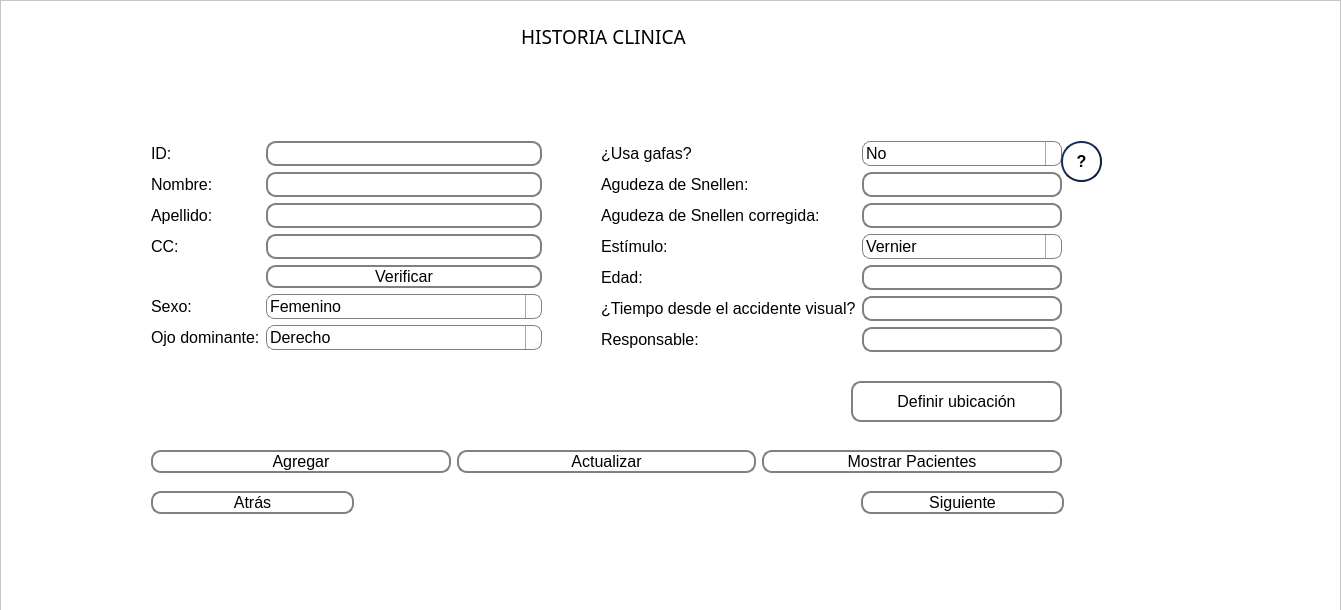
<?xml version="1.0" encoding="UTF-8"?>
<ui version="4.0">
 <class>Dialog</class>
 <widget class="QDialog" name="Dialog">
  <property name="geometry">
   <rect>
    <x>0</x>
    <y>0</y>
    <width>1341</width>
    <height>610</height>
   </rect>
  </property>
  <property name="windowTitle">
   <string>Dialog</string>
  </property>
  <widget class="QScrollArea" name="scrollArea">
   <property name="enabled">
    <bool>true</bool>
   </property>
   <property name="geometry">
    <rect>
     <x>0</x>
     <y>0</y>
     <width>1341</width>
     <height>611</height>
    </rect>
   </property>
   <property name="palette">
    <palette>
     <active>
      <colorrole role="Base">
       <brush brushstyle="SolidPattern">
        <color alpha="255">
         <red>255</red>
         <green>255</green>
         <blue>255</blue>
        </color>
       </brush>
      </colorrole>
      <colorrole role="Window">
       <brush brushstyle="SolidPattern">
        <color alpha="255">
         <red>255</red>
         <green>255</green>
         <blue>255</blue>
        </color>
       </brush>
      </colorrole>
     </active>
     <inactive>
      <colorrole role="Base">
       <brush brushstyle="SolidPattern">
        <color alpha="255">
         <red>255</red>
         <green>255</green>
         <blue>255</blue>
        </color>
       </brush>
      </colorrole>
      <colorrole role="Window">
       <brush brushstyle="SolidPattern">
        <color alpha="255">
         <red>255</red>
         <green>255</green>
         <blue>255</blue>
        </color>
       </brush>
      </colorrole>
     </inactive>
     <disabled>
      <colorrole role="Base">
       <brush brushstyle="SolidPattern">
        <color alpha="255">
         <red>255</red>
         <green>255</green>
         <blue>255</blue>
        </color>
       </brush>
      </colorrole>
      <colorrole role="Window">
       <brush brushstyle="SolidPattern">
        <color alpha="255">
         <red>255</red>
         <green>255</green>
         <blue>255</blue>
        </color>
       </brush>
      </colorrole>
     </disabled>
    </palette>
   </property>
   <property name="widgetResizable">
    <bool>true</bool>
   </property>
   <widget class="QWidget" name="scrollAreaWidgetContents">
    <property name="geometry">
     <rect>
      <x>0</x>
      <y>0</y>
      <width>1339</width>
      <height>609</height>
     </rect>
    </property>
    <widget class="QWidget" name="formLayoutWidget">
     <property name="geometry">
      <rect>
       <x>150</x>
       <y>140</y>
       <width>391</width>
       <height>211</height>
      </rect>
     </property>
     <layout class="QFormLayout" name="formLayout_2">
      <item row="0" column="0">
       <widget class="QLabel" name="label">
        <property name="font">
         <font>
          <pointsize>12</pointsize>
         </font>
        </property>
        <property name="text">
         <string>ID: </string>
        </property>
       </widget>
      </item>
      <item row="0" column="1">
       <widget class="QLineEdit" name="d">
        <property name="font">
         <font>
          <pointsize>12</pointsize>
         </font>
        </property>
        <property name="toolTip">
         <string>&lt;html&gt;&lt;head/&gt;&lt;body&gt;&lt;p&gt;ID del sistema para identificar un sujeto. Inicie con la letra V.&lt;/p&gt;&lt;/body&gt;&lt;/html&gt;</string>
        </property>
        <property name="styleSheet">
         <string notr="true">QLineEdit {
    border: 2px solid gray;
    border-radius: 10px;
    padding: 0 8px;
    background: rgb(255, 255, 255);
    selection-background-color: darkgray;
}
</string>
        </property>
       </widget>
      </item>
      <item row="1" column="0">
       <widget class="QLabel" name="label_2">
        <property name="font">
         <font>
          <pointsize>12</pointsize>
         </font>
        </property>
        <property name="text">
         <string>Nombre:</string>
        </property>
       </widget>
      </item>
      <item row="1" column="1">
       <widget class="QLineEdit" name="nombre">
        <property name="font">
         <font>
          <pointsize>12</pointsize>
         </font>
        </property>
        <property name="toolTip">
         <string>&lt;html&gt;&lt;head/&gt;&lt;body&gt;&lt;p&gt;Nombre del sujeto.&lt;/p&gt;&lt;/body&gt;&lt;/html&gt;</string>
        </property>
        <property name="styleSheet">
         <string notr="true">QLineEdit {
    border: 2px solid gray;
    border-radius: 10px;
    padding: 0 8px;
    background: rgb(255, 255, 255);
    selection-background-color: darkgray;
}
</string>
        </property>
       </widget>
      </item>
      <item row="2" column="0">
       <widget class="QLabel" name="label_4">
        <property name="font">
         <font>
          <pointsize>12</pointsize>
         </font>
        </property>
        <property name="text">
         <string>Apellido:</string>
        </property>
       </widget>
      </item>
      <item row="2" column="1">
       <widget class="QLineEdit" name="apellidos">
        <property name="font">
         <font>
          <pointsize>12</pointsize>
         </font>
        </property>
        <property name="toolTip">
         <string>&lt;html&gt;&lt;head/&gt;&lt;body&gt;&lt;p&gt;Apellido del sujeto.&lt;/p&gt;&lt;/body&gt;&lt;/html&gt;</string>
        </property>
        <property name="styleSheet">
         <string notr="true">QLineEdit {
    border: 2px solid gray;
    border-radius: 10px;
    padding: 0 8px;
    background: rgb(255, 255, 255);
    selection-background-color: darkgray;
}
</string>
        </property>
       </widget>
      </item>
      <item row="3" column="0">
       <widget class="QLabel" name="label_3">
        <property name="font">
         <font>
          <pointsize>12</pointsize>
         </font>
        </property>
        <property name="text">
         <string>CC:</string>
        </property>
       </widget>
      </item>
      <item row="3" column="1">
       <widget class="QLineEdit" name="cc">
        <property name="font">
         <font>
          <pointsize>12</pointsize>
         </font>
        </property>
        <property name="toolTip">
         <string>&lt;html&gt;&lt;head/&gt;&lt;body&gt;&lt;p&gt;Cédula del sujeto.&lt;/p&gt;&lt;/body&gt;&lt;/html&gt;</string>
        </property>
        <property name="styleSheet">
         <string notr="true">QLineEdit {
    border: 2px solid gray;
    border-radius: 10px;
    padding: 0 8px;
    background: rgb(255, 255, 255);
    selection-background-color: darkgray;
}
</string>
        </property>
       </widget>
      </item>
      <item row="5" column="0">
       <widget class="QLabel" name="label_5">
        <property name="font">
         <font>
          <pointsize>12</pointsize>
         </font>
        </property>
        <property name="text">
         <string>Sexo:</string>
        </property>
       </widget>
      </item>
      <item row="5" column="1">
       <widget class="QComboBox" name="sexo">
        <property name="font">
         <font>
          <pointsize>12</pointsize>
         </font>
        </property>
        <property name="styleSheet">
         <string notr="true">QComboBox {
    border: 1px solid gray;
    border-radius: 8px;
    padding: 1px 18px 1px 3px;
    min-width: 6em;
}

QComboBox:editable {
    background: white;
}

QComboBox:!editable, QComboBox::drop-down:editable {
     background: qlineargradient(x1: 0, y1: 0, x2: 0, y2: 1,
                                 stop: 0 #E1E1E1, stop: 0.4 #DDDDDD,
                                 stop: 0.5 #D8D8D8, stop: 1.0 #D3D3D3);
}

/* QComboBox gets the &quot;on&quot; state when the popup is open */
QComboBox:!editable:on, QComboBox::drop-down:editable:on {
    background: qlineargradient(x1: 0, y1: 0, x2: 0, y2: 1,
                                stop: 0 #D3D3D3, stop: 0.4 #D8D8D8,
                                stop: 0.5 #DDDDDD, stop: 1.0 #E1E1E1);
}

QComboBox:on { /* shift the text when the popup opens */
    padding-top: 3px;
    padding-left: 4px;
}

QComboBox::drop-down {
    subcontrol-origin: padding;
    subcontrol-position: top right;
    width: 15px;

    border-left-width: 1px;
    border-left-color: darkgray;
    border-left-style: solid;
    border-top-right-radius: 3px; 
    border-bottom-right-radius: 3px;
}


QComboBox::down-arrow:on { /* shift the arrow when popup is open */
    top: 1px;
    left: 1px;
}

QComboBox QAbstractItemView {
    border: 2px solid  darkgray;
    selection-background-color: rgb(126, 126, 126);
}


</string>
        </property>
        <item>
         <property name="text">
          <string>Femenino</string>
         </property>
        </item>
        <item>
         <property name="text">
          <string>Masculino</string>
         </property>
        </item>
       </widget>
      </item>
      <item row="6" column="0">
       <widget class="QLabel" name="label_8">
        <property name="font">
         <font>
          <pointsize>12</pointsize>
         </font>
        </property>
        <property name="text">
         <string>Ojo dominante:</string>
        </property>
       </widget>
      </item>
      <item row="6" column="1">
       <widget class="QComboBox" name="dominante">
        <property name="font">
         <font>
          <pointsize>12</pointsize>
         </font>
        </property>
        <property name="styleSheet">
         <string notr="true">QComboBox {
    border: 1px solid gray;
    border-radius: 8px;
    padding: 1px 18px 1px 3px;
    min-width: 6em;
}

QComboBox:editable {
    background: white;
}

QComboBox:!editable, QComboBox::drop-down:editable {
     background: qlineargradient(x1: 0, y1: 0, x2: 0, y2: 1,
                                 stop: 0 #E1E1E1, stop: 0.4 #DDDDDD,
                                 stop: 0.5 #D8D8D8, stop: 1.0 #D3D3D3);
}

/* QComboBox gets the &quot;on&quot; state when the popup is open */
QComboBox:!editable:on, QComboBox::drop-down:editable:on {
    background: qlineargradient(x1: 0, y1: 0, x2: 0, y2: 1,
                                stop: 0 #D3D3D3, stop: 0.4 #D8D8D8,
                                stop: 0.5 #DDDDDD, stop: 1.0 #E1E1E1);
}

QComboBox:on { /* shift the text when the popup opens */
    padding-top: 3px;
    padding-left: 4px;
}

QComboBox::drop-down {
    subcontrol-origin: padding;
    subcontrol-position: top right;
    width: 15px;

    border-left-width: 1px;
    border-left-color: darkgray;
    border-left-style: solid;
    border-top-right-radius: 3px; 
    border-bottom-right-radius: 3px;
}


QComboBox::down-arrow:on { /* shift the arrow when popup is open */
    top: 1px;
    left: 1px;
}

QComboBox QAbstractItemView {
    border: 2px solid  darkgray;
    selection-background-color: rgb(126, 126, 126);
}


</string>
        </property>
        <item>
         <property name="text">
          <string>Derecho</string>
         </property>
        </item>
        <item>
         <property name="text">
          <string>Izquierdo</string>
         </property>
        </item>
       </widget>
      </item>
      <item row="4" column="1">
       <widget class="QPushButton" name="btn_search">
        <property name="minimumSize">
         <size>
          <width>203</width>
          <height>23</height>
         </size>
        </property>
        <property name="font">
         <font>
          <pointsize>12</pointsize>
         </font>
        </property>
        <property name="toolTip">
         <string>&lt;html&gt;&lt;head/&gt;&lt;body&gt;&lt;p&gt;Verifique si el sujeto ya ha sido registrado.&lt;/p&gt;&lt;/body&gt;&lt;/html&gt;</string>
        </property>
        <property name="styleSheet">
         <string notr="true">QPushButton {
    border: 2px solid gray;
    border-radius: 10px;
    padding: 0 8px;
    background: rgb(255, 255, 255);
    selection-background-color: darkgray;
    }

QPushButton:hover {
    border: 2px solid gray;
    border-radius: 10px;
    padding: 0 8px;
    background: rgb(222, 222, 222);
    selection-background-color: darkgray;
    }

QPushButton:pressed {
    border: 2px solid gray;
    border-radius: 10px;
    padding: 0 8px;
    background:rgb(176, 176, 176);
    selection-background-color: darkgray;
    }
</string>
        </property>
        <property name="text">
         <string>Verificar</string>
        </property>
       </widget>
      </item>
     </layout>
    </widget>
    <widget class="QWidget" name="layoutWidget_2">
     <property name="geometry">
      <rect>
       <x>600</x>
       <y>140</y>
       <width>461</width>
       <height>213</height>
      </rect>
     </property>
     <layout class="QFormLayout" name="formLayout_3">
      <item row="0" column="0">
       <widget class="QLabel" name="patientGlasses">
        <property name="font">
         <font>
          <pointsize>12</pointsize>
         </font>
        </property>
        <property name="text">
         <string>¿Usa gafas?</string>
        </property>
       </widget>
      </item>
      <item row="1" column="0">
       <widget class="QLabel" name="snellenPatient">
        <property name="font">
         <font>
          <pointsize>12</pointsize>
         </font>
        </property>
        <property name="text">
         <string>Agudeza de Snellen:</string>
        </property>
       </widget>
      </item>
      <item row="1" column="1">
       <widget class="QLineEdit" name="snellen">
        <property name="font">
         <font>
          <pointsize>12</pointsize>
         </font>
        </property>
        <property name="toolTip">
         <string>&lt;html&gt;&lt;head/&gt;&lt;body&gt;&lt;p&gt;Nivel de agudeza de la ultima valoración médica. Sin gafas.&lt;/p&gt;&lt;/body&gt;&lt;/html&gt;</string>
        </property>
        <property name="styleSheet">
         <string notr="true">QLineEdit {
    border: 2px solid gray;
    border-radius: 10px;
    padding: 0 8px;
    background: rgb(255, 255, 255);
    selection-background-color: darkgray;
}
</string>
        </property>
        <property name="text">
         <string/>
        </property>
       </widget>
      </item>
      <item row="2" column="0">
       <widget class="QLabel" name="correctedVA">
        <property name="font">
         <font>
          <pointsize>12</pointsize>
         </font>
        </property>
        <property name="text">
         <string>Agudeza de Snellen corregida:</string>
        </property>
       </widget>
      </item>
      <item row="2" column="1">
       <widget class="QLineEdit" name="correction">
        <property name="font">
         <font>
          <pointsize>12</pointsize>
         </font>
        </property>
        <property name="toolTip">
         <string>&lt;html&gt;&lt;head/&gt;&lt;body&gt;&lt;p&gt;Si usa gafas, ¿cúal es el valor de agudeza con gafas?&lt;/p&gt;&lt;/body&gt;&lt;/html&gt;</string>
        </property>
        <property name="styleSheet">
         <string notr="true">QLineEdit {
    border: 2px solid gray;
    border-radius: 10px;
    padding: 0 8px;
    background: rgb(255, 255, 255);
    selection-background-color: darkgray;
}
</string>
        </property>
       </widget>
      </item>
      <item row="3" column="0">
       <widget class="QLabel" name="stimulusPatient">
        <property name="font">
         <font>
          <pointsize>12</pointsize>
         </font>
        </property>
        <property name="text">
         <string>Estímulo:</string>
        </property>
       </widget>
      </item>
      <item row="4" column="0">
       <widget class="QLabel" name="eyePatient">
        <property name="font">
         <font>
          <pointsize>12</pointsize>
         </font>
        </property>
        <property name="text">
         <string>Edad:</string>
        </property>
       </widget>
      </item>
      <item row="4" column="1">
       <widget class="QLineEdit" name="edad">
        <property name="font">
         <font>
          <pointsize>12</pointsize>
         </font>
        </property>
        <property name="toolTip">
         <string>&lt;html&gt;&lt;head/&gt;&lt;body&gt;&lt;p&gt;Edad actual del sujeto.&lt;/p&gt;&lt;/body&gt;&lt;/html&gt;</string>
        </property>
        <property name="styleSheet">
         <string notr="true">QLineEdit {
    border: 2px solid gray;
    border-radius: 10px;
    padding: 0 8px;
    background: rgb(255, 255, 255);
    selection-background-color: darkgray;
}
</string>
        </property>
       </widget>
      </item>
      <item row="5" column="0">
       <widget class="QLabel" name="timePatient">
        <property name="font">
         <font>
          <pointsize>12</pointsize>
         </font>
        </property>
        <property name="text">
         <string>¿Tiempo desde el accidente visual?</string>
        </property>
       </widget>
      </item>
      <item row="5" column="1">
       <widget class="QLineEdit" name="time">
        <property name="font">
         <font>
          <pointsize>12</pointsize>
         </font>
        </property>
        <property name="toolTip">
         <string>&lt;html&gt;&lt;head/&gt;&lt;body&gt;&lt;p&gt;¿Hace cuanto sufrio el daño visual?&lt;/p&gt;&lt;p&gt;&lt;br/&gt;&lt;/p&gt;&lt;/body&gt;&lt;/html&gt;</string>
        </property>
        <property name="styleSheet">
         <string notr="true">QLineEdit {
    border: 2px solid gray;
    border-radius: 10px;
    padding: 0 8px;
    background: rgb(255, 255, 255);
    selection-background-color: darkgray;
}
</string>
        </property>
       </widget>
      </item>
      <item row="6" column="0">
       <widget class="QLabel" name="timePatient_2">
        <property name="font">
         <font>
          <pointsize>12</pointsize>
         </font>
        </property>
        <property name="text">
         <string>Responsable:</string>
        </property>
       </widget>
      </item>
      <item row="6" column="1">
       <widget class="QLineEdit" name="rp">
        <property name="font">
         <font>
          <pointsize>12</pointsize>
         </font>
        </property>
        <property name="toolTip">
         <string>&lt;html&gt;&lt;head/&gt;&lt;body&gt;&lt;p&gt;Quien realiza el registro.&lt;/p&gt;&lt;/body&gt;&lt;/html&gt;</string>
        </property>
        <property name="styleSheet">
         <string notr="true">QLineEdit {
    border: 2px solid gray;
    border-radius: 10px;
    padding: 0 8px;
    background: rgb(255, 255, 255);
    selection-background-color: darkgray;
}
</string>
        </property>
       </widget>
      </item>
      <item row="3" column="1">
       <widget class="QComboBox" name="stimulus">
        <property name="font">
         <font>
          <pointsize>12</pointsize>
         </font>
        </property>
        <property name="toolTip">
         <string>&lt;html&gt;&lt;head/&gt;&lt;body&gt;&lt;p&gt;Estímulo de agudeza visual.&lt;/p&gt;&lt;/body&gt;&lt;/html&gt;</string>
        </property>
        <property name="styleSheet">
         <string notr="true">QComboBox {
    border: 1px solid gray;
    border-radius: 8px;
    padding: 1px 18px 1px 3px;
    min-width: 6em;
}

QComboBox:editable {
    background: white;
}

QComboBox:!editable, QComboBox::drop-down:editable {
     background: qlineargradient(x1: 0, y1: 0, x2: 0, y2: 1,
                                 stop: 0 #E1E1E1, stop: 0.4 #DDDDDD,
                                 stop: 0.5 #D8D8D8, stop: 1.0 #D3D3D3);
}

/* QComboBox gets the &quot;on&quot; state when the popup is open */
QComboBox:!editable:on, QComboBox::drop-down:editable:on {
    background: qlineargradient(x1: 0, y1: 0, x2: 0, y2: 1,
                                stop: 0 #D3D3D3, stop: 0.4 #D8D8D8,
                                stop: 0.5 #DDDDDD, stop: 1.0 #E1E1E1);
}

QComboBox:on { /* shift the text when the popup opens */
    padding-top: 3px;
    padding-left: 4px;
}

QComboBox::drop-down {
    subcontrol-origin: padding;
    subcontrol-position: top right;
    width: 15px;

    border-left-width: 1px;
    border-left-color: darkgray;
    border-left-style: solid;
    border-top-right-radius: 3px; 
    border-bottom-right-radius: 3px;
}


QComboBox::down-arrow:on { /* shift the arrow when popup is open */
    top: 1px;
    left: 1px;
}

QComboBox QAbstractItemView {
    border: 2px solid  darkgray;
    selection-background-color: rgb(126, 126, 126);
}


</string>
        </property>
        <item>
         <property name="text">
          <string>Vernier</string>
         </property>
        </item>
       </widget>
      </item>
      <item row="0" column="1">
       <widget class="QComboBox" name="glasses">
        <property name="font">
         <font>
          <pointsize>12</pointsize>
         </font>
        </property>
        <property name="styleSheet">
         <string notr="true">QComboBox {
    border: 1px solid gray;
    border-radius: 8px;
    padding: 1px 18px 1px 3px;
    min-width: 6em;
}

QComboBox:editable {
    background: white;
}

QComboBox:!editable, QComboBox::drop-down:editable {
     background: qlineargradient(x1: 0, y1: 0, x2: 0, y2: 1,
                                 stop: 0 #E1E1E1, stop: 0.4 #DDDDDD,
                                 stop: 0.5 #D8D8D8, stop: 1.0 #D3D3D3);
}

/* QComboBox gets the &quot;on&quot; state when the popup is open */
QComboBox:!editable:on, QComboBox::drop-down:editable:on {
    background: qlineargradient(x1: 0, y1: 0, x2: 0, y2: 1,
                                stop: 0 #D3D3D3, stop: 0.4 #D8D8D8,
                                stop: 0.5 #DDDDDD, stop: 1.0 #E1E1E1);
}

QComboBox:on { /* shift the text when the popup opens */
    padding-top: 3px;
    padding-left: 4px;
}

QComboBox::drop-down {
    subcontrol-origin: padding;
    subcontrol-position: top right;
    width: 15px;

    border-left-width: 1px;
    border-left-color: darkgray;
    border-left-style: solid;
    border-top-right-radius: 3px; 
    border-bottom-right-radius: 3px;
}


QComboBox::down-arrow:on { /* shift the arrow when popup is open */
    top: 1px;
    left: 1px;
}

QComboBox QAbstractItemView {
    border: 2px solid  darkgray;
    selection-background-color: rgb(126, 126, 126);
}


</string>
        </property>
        <item>
         <property name="text">
          <string>No</string>
         </property>
        </item>
        <item>
         <property name="text">
          <string>Si</string>
         </property>
        </item>
       </widget>
      </item>
     </layout>
    </widget>
    <widget class="QLabel" name="logo">
     <property name="geometry">
      <rect>
       <x>1160</x>
       <y>0</y>
       <width>161</width>
       <height>111</height>
      </rect>
     </property>
     <property name="text">
      <string/>
     </property>
    </widget>
    <widget class="QPushButton" name="back">
     <property name="geometry">
      <rect>
       <x>150</x>
       <y>490</y>
       <width>203</width>
       <height>23</height>
      </rect>
     </property>
     <property name="font">
      <font>
       <pointsize>12</pointsize>
      </font>
     </property>
     <property name="toolTip">
      <string>&lt;html&gt;&lt;head/&gt;&lt;body&gt;&lt;p&gt;Volver a la vista anterior.&lt;/p&gt;&lt;/body&gt;&lt;/html&gt;</string>
     </property>
     <property name="styleSheet">
      <string notr="true">QPushButton {
    border: 2px solid gray;
    border-radius: 10px;
    padding: 0 8px;
    background: rgb(255, 255, 255);
    selection-background-color: darkgray;
    }

QPushButton:hover {
    border: 2px solid gray;
    border-radius: 10px;
    padding: 0 8px;
    background: rgb(222, 222, 222);
    selection-background-color: darkgray;
    }

QPushButton:pressed {
    border: 2px solid gray;
    border-radius: 10px;
    padding: 0 8px;
    background:rgb(176, 176, 176);
    selection-background-color: darkgray;
    }
</string>
     </property>
     <property name="text">
      <string>Atrás</string>
     </property>
    </widget>
    <widget class="QWidget" name="horizontalLayoutWidget">
     <property name="geometry">
      <rect>
       <x>150</x>
       <y>440</y>
       <width>911</width>
       <height>41</height>
      </rect>
     </property>
     <layout class="QHBoxLayout" name="horizontalLayout">
      <item>
       <widget class="QPushButton" name="btn_add">
        <property name="minimumSize">
         <size>
          <width>261</width>
          <height>21</height>
         </size>
        </property>
        <property name="font">
         <font>
          <pointsize>12</pointsize>
         </font>
        </property>
        <property name="toolTip">
         <string>&lt;html&gt;&lt;head/&gt;&lt;body&gt;&lt;p&gt;Agregar un nuevo sujeto a la base de datos.&lt;/p&gt;&lt;/body&gt;&lt;/html&gt;</string>
        </property>
        <property name="styleSheet">
         <string notr="true">QPushButton {
    border: 2px solid gray;
    border-radius: 10px;
    padding: 0 8px;
    background: rgb(255, 255, 255);
    selection-background-color: darkgray;
    }

QPushButton:hover {
    border: 2px solid gray;
    border-radius: 10px;
    padding: 0 8px;
    background: rgb(222, 222, 222);
    selection-background-color: darkgray;
    }

QPushButton:pressed {
    border: 2px solid gray;
    border-radius: 10px;
    padding: 0 8px;
    background:rgb(176, 176, 176);
    selection-background-color: darkgray;
    }
</string>
        </property>
        <property name="text">
         <string>Agregar</string>
        </property>
       </widget>
      </item>
      <item>
       <widget class="QPushButton" name="btn_update">
        <property name="minimumSize">
         <size>
          <width>261</width>
          <height>21</height>
         </size>
        </property>
        <property name="font">
         <font>
          <pointsize>12</pointsize>
         </font>
        </property>
        <property name="toolTip">
         <string>&lt;html&gt;&lt;head/&gt;&lt;body&gt;&lt;p&gt;Cambiar datos de un sujeto que ya se encuentra en la base de datos.&lt;/p&gt;&lt;/body&gt;&lt;/html&gt;</string>
        </property>
        <property name="styleSheet">
         <string notr="true">QPushButton {
    border: 2px solid gray;
    border-radius: 10px;
    padding: 0 8px;
    background: rgb(255, 255, 255);
    selection-background-color: darkgray;
    }

QPushButton:hover {
    border: 2px solid gray;
    border-radius: 10px;
    padding: 0 8px;
    background: rgb(222, 222, 222);
    selection-background-color: darkgray;
    }

QPushButton:pressed {
    border: 2px solid gray;
    border-radius: 10px;
    padding: 0 8px;
    background:rgb(176, 176, 176);
    selection-background-color: darkgray;
    }
</string>
        </property>
        <property name="text">
         <string>Actualizar</string>
        </property>
       </widget>
      </item>
      <item>
       <widget class="QPushButton" name="btn_show">
        <property name="minimumSize">
         <size>
          <width>191</width>
          <height>23</height>
         </size>
        </property>
        <property name="font">
         <font>
          <pointsize>12</pointsize>
         </font>
        </property>
        <property name="toolTip">
         <string>&lt;html&gt;&lt;head/&gt;&lt;body&gt;&lt;p&gt;Entrar a la base de datos de los sujetos.&lt;/p&gt;&lt;/body&gt;&lt;/html&gt;</string>
        </property>
        <property name="styleSheet">
         <string notr="true">QPushButton {
    border: 2px solid gray;
    border-radius: 10px;
    padding: 0 8px;
    background: rgb(255, 255, 255);
    selection-background-color: darkgray;
    }

QPushButton:hover {
    border: 2px solid gray;
    border-radius: 10px;
    padding: 0 8px;
    background: rgb(222, 222, 222);
    selection-background-color: darkgray;
    }

QPushButton:pressed {
    border: 2px solid gray;
    border-radius: 10px;
    padding: 0 8px;
    background:rgb(176, 176, 176);
    selection-background-color: darkgray;
    }
</string>
        </property>
        <property name="text">
         <string>Mostrar Pacientes</string>
        </property>
       </widget>
      </item>
     </layout>
    </widget>
    <widget class="QPushButton" name="next">
     <property name="enabled">
      <bool>true</bool>
     </property>
     <property name="geometry">
      <rect>
       <x>860</x>
       <y>490</y>
       <width>203</width>
       <height>23</height>
      </rect>
     </property>
     <property name="font">
      <font>
       <pointsize>12</pointsize>
      </font>
     </property>
     <property name="toolTip">
      <string>&lt;html&gt;&lt;head/&gt;&lt;body&gt;&lt;p&gt;Pasar a la preparación del registro.&lt;/p&gt;&lt;/body&gt;&lt;/html&gt;</string>
     </property>
     <property name="styleSheet">
      <string notr="true">QPushButton {
    border: 2px solid gray;
    border-radius: 10px;
    padding: 0 8px;
    background: rgb(255, 255, 255);
    selection-background-color: darkgray;
    }

QPushButton:hover {
    border: 2px solid gray;
    border-radius: 10px;
    padding: 0 8px;
    background: rgb(222, 222, 222);
    selection-background-color: darkgray;
    }

QPushButton:pressed {
    border: 2px solid gray;
    border-radius: 10px;
    padding: 0 8px;
    background:rgb(176, 176, 176);
    selection-background-color: darkgray;
    }
</string>
     </property>
     <property name="text">
      <string>Siguiente</string>
     </property>
    </widget>
    <widget class="QLabel" name="clinicHistory">
     <property name="geometry">
      <rect>
       <x>520</x>
       <y>20</y>
       <width>181</width>
       <height>32</height>
      </rect>
     </property>
     <property name="font">
      <font>
       <family>Book Antiqua</family>
       <pointsize>14</pointsize>
       <weight>50</weight>
       <bold>false</bold>
      </font>
     </property>
     <property name="text">
      <string>HISTORIA CLINICA</string>
     </property>
     <property name="textFormat">
      <enum>Qt::RichText</enum>
     </property>
     <property name="wordWrap">
      <bool>true</bool>
     </property>
    </widget>
    <widget class="QPushButton" name="save">
     <property name="geometry">
      <rect>
       <x>850</x>
       <y>380</y>
       <width>211</width>
       <height>41</height>
      </rect>
     </property>
     <property name="font">
      <font>
       <pointsize>12</pointsize>
      </font>
     </property>
     <property name="toolTip">
      <string>&lt;html&gt;&lt;head/&gt;&lt;body&gt;&lt;p&gt;Ver ubicación de la carpeta de almacenamiento.&lt;/p&gt;&lt;/body&gt;&lt;/html&gt;</string>
     </property>
     <property name="styleSheet">
      <string notr="true">QPushButton {
    border: 2px solid gray;
    border-radius: 10px;
    padding: 0 8px;
    background: rgb(255, 255, 255);
    selection-background-color: darkgray;
    }

QPushButton:hover {
    border: 2px solid gray;
    border-radius: 10px;
    padding: 0 8px;
    background: rgb(222, 222, 222);
    selection-background-color: darkgray;
    }

QPushButton:pressed {
    border: 2px solid gray;
    border-radius: 10px;
    padding: 0 8px;
    background:rgb(176, 176, 176);
    selection-background-color: darkgray;
    }
</string>
     </property>
     <property name="text">
      <string>Definir ubicación</string>
     </property>
     <property name="icon">
      <iconset theme="save">
       <normaloff>.</normaloff>.</iconset>
     </property>
    </widget>
    <widget class="QLabel" name="savelogo">
     <property name="geometry">
      <rect>
       <x>1020</x>
       <y>380</y>
       <width>51</width>
       <height>41</height>
      </rect>
     </property>
     <property name="text">
      <string/>
     </property>
    </widget>
    <widget class="QPushButton" name="infoAdquisition">
     <property name="geometry">
      <rect>
       <x>1060</x>
       <y>140</y>
       <width>41</width>
       <height>41</height>
      </rect>
     </property>
     <property name="font">
      <font>
       <family>MS Shell Dlg 2</family>
       <pointsize>12</pointsize>
       <weight>75</weight>
       <bold>true</bold>
      </font>
     </property>
     <property name="toolTip">
      <string>&lt;html&gt;&lt;head/&gt;&lt;body&gt;&lt;p&gt;&lt;span style=&quot; font-weight:400;&quot;&gt;Presione para obtener más información.&lt;/span&gt;&lt;/p&gt;&lt;/body&gt;&lt;/html&gt;</string>
     </property>
     <property name="styleSheet">
      <string notr="true">QPushButton {
    color: rgb(0, 0, 0);
    border: 2px solid #0e213e;
    border-radius: 20px;
    border-style: outset;
    background: qradialgradient(
        cx: 0.3, cy: -0.4, fx: 0.3, fy: -0.4,
        radius: 1.35, stop: 0 #fff, stop: 1 #1c437d
        );
    padding: 5px;
    }

QPushButton:hover {
    background: qradialgradient(
        cx: 0.3, cy: -0.4, fx: 0.3, fy: -0.4,
        radius: 1.35, stop: 0 #fff, stop: 1 #6587ba
        );
    }

QPushButton:pressed {
    border-style: inset;
    background: qradialgradient(
        cx: 0.4, cy: -0.1, fx: 0.4, fy: -0.1,
        radius: 1.35, stop: 0 #fff, stop: 1 #15325e
        );
    }</string>
     </property>
     <property name="text">
      <string>?</string>
     </property>
    </widget>
   </widget>
  </widget>
 </widget>
 <tabstops>
  <tabstop>btn_show</tabstop>
 </tabstops>
 <resources/>
 <connections/>
</ui>
